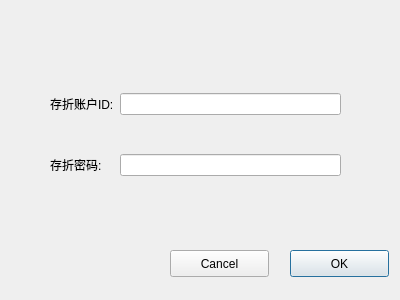
<?xml version="1.0" encoding="UTF-8"?>
<ui version="4.0">
 <class>InquiryDialog</class>
 <widget class="QDialog" name="InquiryDialog">
  <property name="geometry">
   <rect>
    <x>0</x>
    <y>0</y>
    <width>400</width>
    <height>300</height>
   </rect>
  </property>
  <property name="windowTitle">
   <string>Dialog</string>
  </property>
  <widget class="QPushButton" name="confirm">
   <property name="geometry">
    <rect>
     <x>290</x>
     <y>250</y>
     <width>99</width>
     <height>27</height>
    </rect>
   </property>
   <property name="text">
    <string>OK</string>
   </property>
  </widget>
  <widget class="QPushButton" name="cancel">
   <property name="geometry">
    <rect>
     <x>170</x>
     <y>250</y>
     <width>99</width>
     <height>27</height>
    </rect>
   </property>
   <property name="text">
    <string>Cancel</string>
   </property>
  </widget>
  <widget class="QWidget" name="">
   <property name="geometry">
    <rect>
     <x>50</x>
     <y>60</y>
     <width>291</width>
     <height>151</height>
    </rect>
   </property>
   <layout class="QGridLayout" name="gridLayout">
    <item row="0" column="0">
     <widget class="QLabel" name="label">
      <property name="text">
       <string>存折账户ID:</string>
      </property>
     </widget>
    </item>
    <item row="0" column="1">
     <widget class="QLineEdit" name="id"/>
    </item>
    <item row="1" column="0">
     <widget class="QLabel" name="label_2">
      <property name="text">
       <string>存折密码:</string>
      </property>
     </widget>
    </item>
    <item row="1" column="1">
     <widget class="QLineEdit" name="password">
      <property name="echoMode">
       <enum>QLineEdit::Password</enum>
      </property>
     </widget>
    </item>
   </layout>
  </widget>
 </widget>
 <resources/>
 <connections/>
</ui>
